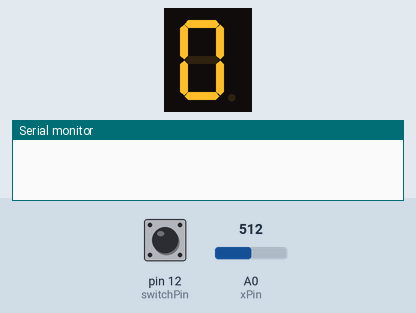
Simulated run of this sketch. Board: Arduino Uno, built with avr-gcc and run on an emulated ATmega328P. On the bench: 1-digit seven-segment display, the last lines printed to the serial monitor. Wiring (inferred from the names in the program): 1-digit 7-segment display, segments lit when HIGH: segments pin 8, pin 7, pin 6, pin 5, pin 4, pin 3, pin 2, pin 9. The test bench sets the inputs (shaded band); at power-on: A0 (xPin) = 512, pin 12 (switchPin) HIGH. The segment pins are drawn as the display they are named for.

Above: at 1.2 s.
1.3 s: A0 (xPin) set to 685
2.8 s: A0 (xPin) set to 715
At 3.3 s:
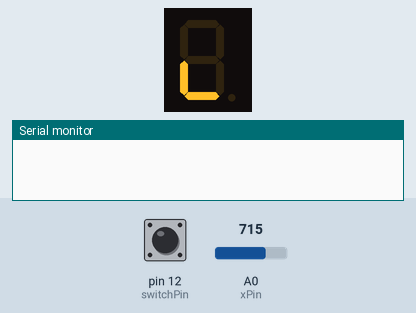
4.3 s: pin 12 (switchPin) pulled LOW for 0.15 s
At 5.5 s:
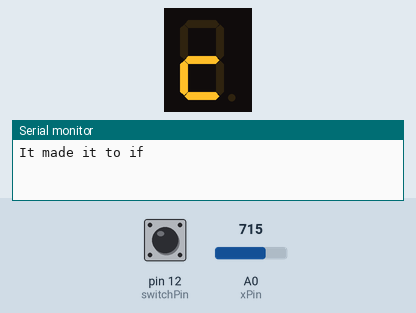
5.9 s: pin 12 (switchPin) pulled LOW for 1 s
At 7.3 s:
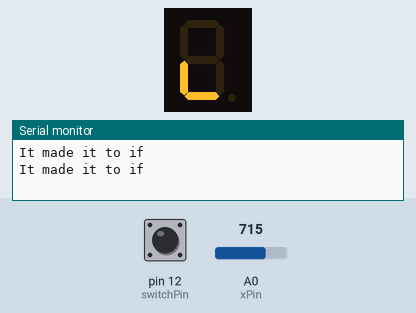
8.4 s: pin 12 (switchPin) pulled LOW for 3.2 s
At 8.8 s:
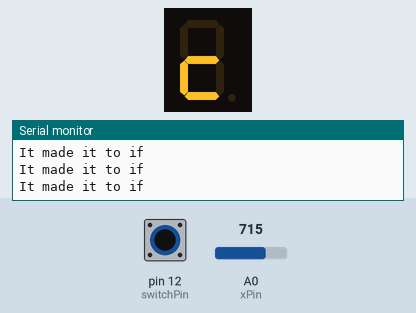
13.1 s: A0 (xPin) set to 308
14.6 s: A0 (xPin) set to 284
At 15.6 s:
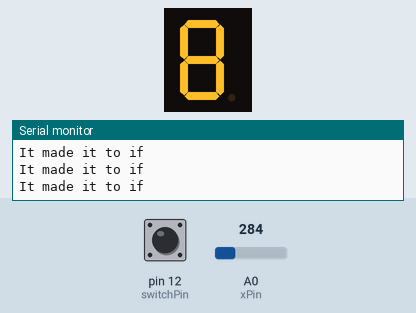
Timing chart, 0 to 17.1 s (numbered marks = the images above; inputs shaded):
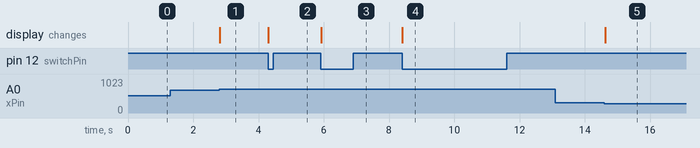

Measured:
- the behaviour switches between 700 and 701 on A0 (xPin) (found by bisection; images 0 and 1)
- the behaviour switches between 300 and 299 on A0 (xPin) (found by bisection; images 4 and 5)
- after the input at 1.3 s, every drawn part: stays the same
- after the input at 2.8 s, the display: changes at once (image 1)
- after the input at 4.3 s, the display: changes at once (image 2)
- after the input at 5.9 s, the display: changes at once (image 3)
- after the input at 8.4 s, the display: changes at once (image 4)
- after the input at 13.1 s, every drawn part: stays the same
- after the input at 14.6 s, the display: changes at once (image 5)

The sketch:

7segmentDisplayJoystick.ino
```cpp
#include "encoding.h"

/****************** Const Variables Declarations ******************/

// const int pinDP = 2;
// const int pinA = 3;
// const int pinB = 4;
// const int pinC = 5;
// const int pinD = 6;
// const int pinE = 7;
// const int pinF = 8;
// const int pinG = 9;

const int segmentsPins[noOfPins] = {2, 3, 4, 5, 6, 7, 8, 9};

const int switchPin = 12; // digital pin connected to switch output
const int xPin = A0; // A0 - analog pin connected to X output
const int yPin = A1; // A1 - analog pin connected to Y output

const int xLow = 300;
const int xHigh = 700;

/******************** Variables Declarations ********************/

int switchValue;
int xValue = 0;
int yValue = 0;

int currentDigit = 0;
byte decimalPoint = false;

/****************** Function Declarations **********************/

void displayDigit(int digit, byte decimalPoint = false);
bool shouldSwitch();
bool xChanged();

/*************************** Setup *****************************/

void setup() {
  // put your setup code here, to run once:
  for (int i = 0; i < noOfPins; i++) {
    pinMode(segmentsPins[i], OUTPUT);
  }
  pinMode(xPin, INPUT);
  pinMode(yPin, INPUT);
  pinMode(switchPin, INPUT_PULLUP); //activate pull-up resistor on the
                                // push-button pin
  Serial.begin(9600);
}

/*************************** Loop *****************************/

void loop() {
  // put your main code here, to run repeatedly:
  if (shouldSwitch()) {
    Serial.println("It made it to if");
    decimalPoint = (!decimalPoint);
  } else if (xChanged()) {
    currentDigit = (currentDigit + xValue + 10) % 10;
  }

  displayDigit(currentDigit, decimalPoint);
  delay(10);
}

/****************** Function Definitions **********************/

void displayDigit(int digit, byte decimalPoint) {
  for (int i = 0; i < noOfPins; i++) {
    digitalWrite(segmentsPins[i], displayEncoding[digit][i]);
  }
  digitalWrite(segmentsPins[0], decimalPoint);
}

bool shouldSwitch() {
  int newSwitchValue = !digitalRead(switchPin);

  if (newSwitchValue == HIGH && switchValue == LOW) {
    switchValue = newSwitchValue;
    return true;
  } else {
    switchValue = newSwitchValue;
    return false;
  }
}

bool xChanged() {
  int newXValue = analogRead(xPin);

  if (newXValue < xLow) {
    newXValue = -1;
  } else if (newXValue > xHigh) {
    newXValue = 1;
  } else {
    newXValue = 0;
  }

  if (newXValue != xValue) {
    xValue = newXValue;
    return true;
  } else {
    return false;
  }
}
```

encoding.h
```cpp
const int noOfPins = 8;
const int sigma = 10;

byte displayEncoding[sigma][noOfPins] = {
  //  a  b  c  d  e  f  g
  {0, 1, 1, 1, 1, 1, 1, 0}, // 0
  {0, 0, 1, 1, 0, 0, 0, 0}, // 1
  {0, 1, 1, 0, 1, 1, 0, 1}, // 2
  {0, 1, 1, 1, 1, 0, 0, 1}, // 3
  {0, 0, 1, 1, 0, 0, 1, 1}, // 4
  {0, 1, 0, 1, 1, 0, 1, 1}, // 5
  {0, 1, 0, 1, 1, 1, 1, 1}, // 6
  {0, 1, 1, 1, 0, 0, 0, 0}, // 7
  {0, 1, 1, 1, 1, 1, 1, 1}, // 8
  {0, 1, 1, 1, 1, 0, 1, 1}  // 9
};
```
